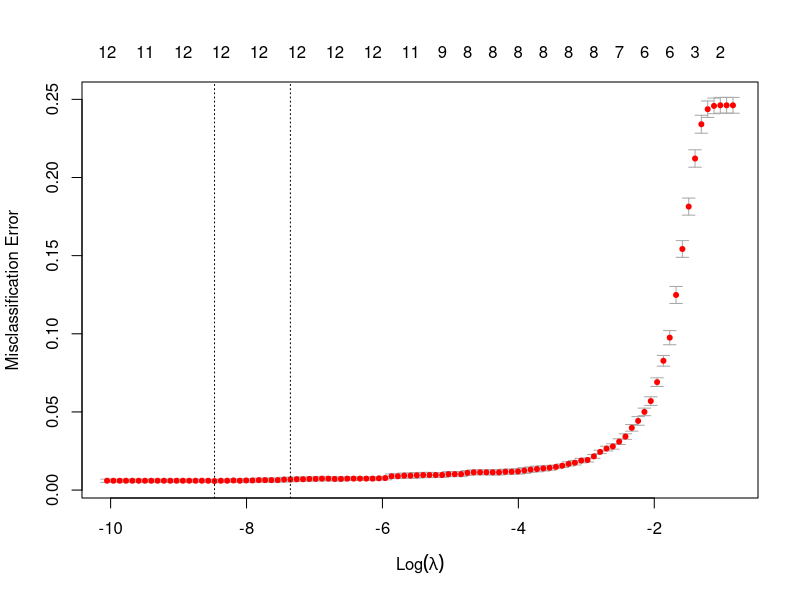
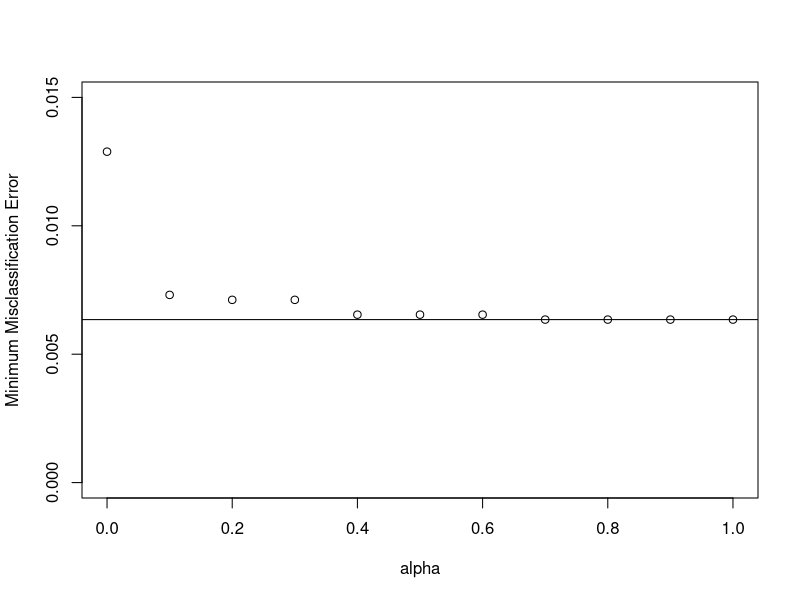
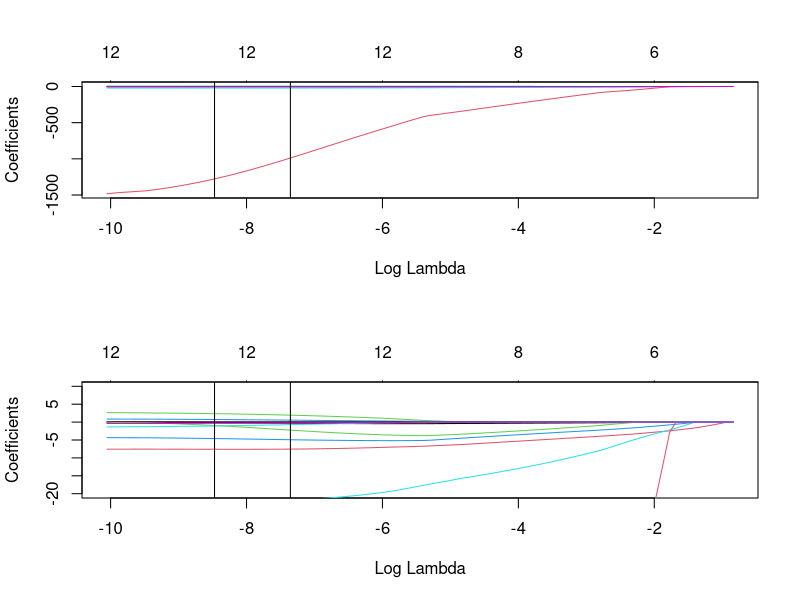

The R source for these figures, in order:
library(caret)
library(glmnet)
library(tidyverse)

Wine <- read.csv("winequality.csv")
head(Wine)

#Partition the data
set.seed(3456)
trainIndex <- createDataPartition(Wine$colour, p = .8, list = FALSE, times = 1)

TrainWine <- Wine[ trainIndex,]
TestWine  <- Wine[-trainIndex,]
count(TrainWine, colour)
count(TestWine, colour)

#Explore with cv.glmnet

Winex <- TrainWine[,1:12]
class(Winex)
Winex <- as.matrix(Winex)
class(Winex)

Winey <- as.factor(TrainWine[,13])
class(Winey)

linear <- glm(Winey~Winex, family = "binomial")
summary(linear)

#First choice ideal alpha value
#Preset folds so that same one used every analysis
folds <- sample(1:10,size=length(Winey),replace=TRUE)

alphamodels <- as.list(c(1:11))
alphatest <- seq(0,1,by=0.1)
for (a in 1:11){
  alphamodels[[a]] <- cv.glmnet(Winex,Winey,foldid = folds, family = "binomial", type.measure = "class", alpha = alphatest[a])
}

#Determine minimum misclassification error for each alph value
minMCE <- data.frame("alpha" = seq(0,1,by=0.1), "minMCE" = 1:11)
for(a in 1:11){
  minMCE[a,2] <- min(alphamodels[[a]]$cvm)
}
print(minMCE)

jpeg('alpha.jpg')
plot(minMCE[,1],minMCE[,2], ylim = c(0,0.015), ylab = "Minimum Misclassification Error", xlab = "alpha")
abline(h = min(minMCE[,2]))
dev.off()

#Will use alpha = 1 aka full lasso
#Lets fine ideal lambda

WineCV <- cv.glmnet(Winex,Winey, family = "binomial", type.measure = "class", alpha = 0.7)
plot(WineCV)

jpeg('Betadecay.jpg')
par(mfrow = c(2,1))
plot(WineCV$glmnet.fit, "lambda")
abline(v=log(WineCV$lambda.min))
abline(v=log(WineCV$lambda.1se))
plot(WineCV$glmnet.fit,"lambda", ylim=c(-20,10))
abline(v=log(WineCV$lambda.min))
abline(v=log(WineCV$lambda.1se))
dev.off()

par(mfrow = c(1,1))

#What features are being effected
WineNet <- glmnet(Winex,Winey, family = "binomial", type.measure = "class", alpha = 0.7, lambda = WineCV$lambda.1se)
WineNet$beta



#Predict/Confusion
class(TestWine)
head(TestWine)
TestWineX <- as.matrix(TestWine[,1:12])
TestWineLabel <- as.factor(TestWine[,13])

confusion.glmnet(WineCV, TestWineX, TestWineLabel, family = "binomial")
confusion.glmnet(WineNet, TestWineX, TestWineLabel, family = "binomial")


